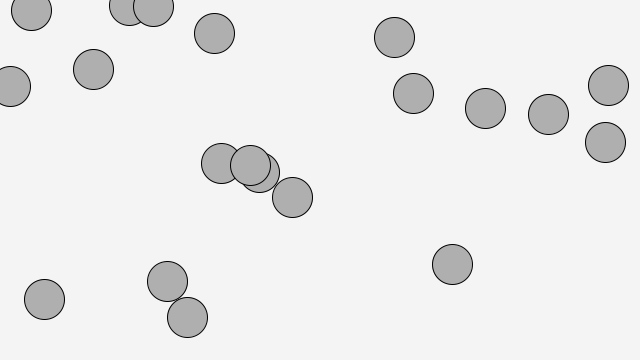
Frame 1 (no input)
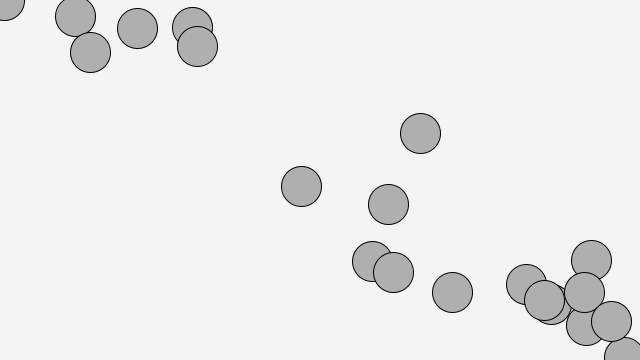
Frame 60 (the mouse pressed at the canvas centre just before this capture)
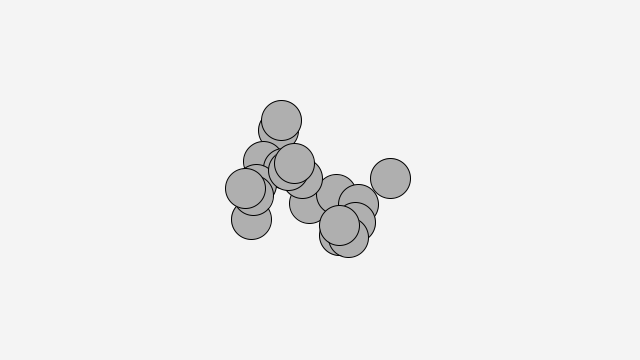
Frame 120 (the mouse held since frame 60 and released just before this capture)

The Processing sketch that drew these frames (run headless with seeded random() and noise(); from frame 60 on, the mouse is pressed at the canvas centre):

// Processing sketch: mover
// ── mover.pde
static class PVector {
  float x;
  float y;
  static PVector add(PVector v1, PVector v2) {
    PVector v3 = new PVector(v1.x + v2.x, v1.y + v2.y);
    return v3;
  }
  static PVector sub(PVector v1, PVector v2) {
    PVector v3 = new PVector(v1.x - v2.x, v1.y - v2.y);
    return v3;
  }
  static PVector mult(PVector v1, float v2) {
    PVector v3 = new PVector(v1.x * v2, v1.y * v2);
    return v3;
  }
  PVector(float x_, float y_) {
    x = x_;
    y = y_;
  }
  void add(PVector v) {
    y = y + v.y;
    x = x + v.x;
  }
  void sub(PVector v) {
    x = x - v.x;
    y = y - v.y;
  }
  void mult(float n) {
   x = x * n;
   y = y * n;
  }
  void div(float n) {
  x = x / n;
  y = y / n;
  }
  float mag() {
    return sqrt(x*x + y*y);
  }
  void normalize() {
    float m = mag();
    if (m != 0) {
      div(m);
    }
  }
  void limit(float max) {
    if (this.mag() > max) {
      normalize();
      mult(max);
    }
  }
}
class Mover {
  PVector location;
  PVector velocity;
  PVector acceleration;
  void update() {
    PVector mouse = new PVector(mouseX,mouseY);
    PVector dir = PVector.sub(mouse,location);
    dir.normalize();
    dir.mult(0.5);
    acceleration = dir;
    velocity.add(acceleration);
    velocity.limit(8);
    location.add(velocity);
  }
  void display() {
    stroke(0);
    fill(175);
    // The Mover is displayed.
    ellipse(location.x,location.y,40,40);
  }
  Mover() {
    location = new PVector(random(width),random(height));
    velocity = new PVector(0,0);
    acceleration = new PVector(-0.001,0.01);
  }
  void checkEdges() {
    if (location.x > width) {
      location.x = 0;
    } else if (location.x < 0) {
      location.x = width;
    }
    if (location.y > height) {
      location.y = 0;
    } else if (location.y < 0) {
      location.y = height;
    }
  }
}
int height = 360;
int width = 640;
Mover[] movers = new Mover[20];
void setup() {
  size(640, 360); // x,y
  for (int i = 0; i < movers.length; i++) {
    movers[i] = new Mover();
  }
  //PVector v = new PVector(1,5);
  //PVector u = PVector.mult(v,2);
  //PVector w = PVector.sub(v,u);
  //println(v.x,v.y);
  //println(u.x,u.y);
  //println(w.x,w.y);
}
void draw() {
  background(244);
  for (int i = 0; i < movers.length; i++) {
    movers[i].update();
    movers[i].checkEdges();
    movers[i].display();
  }
}
